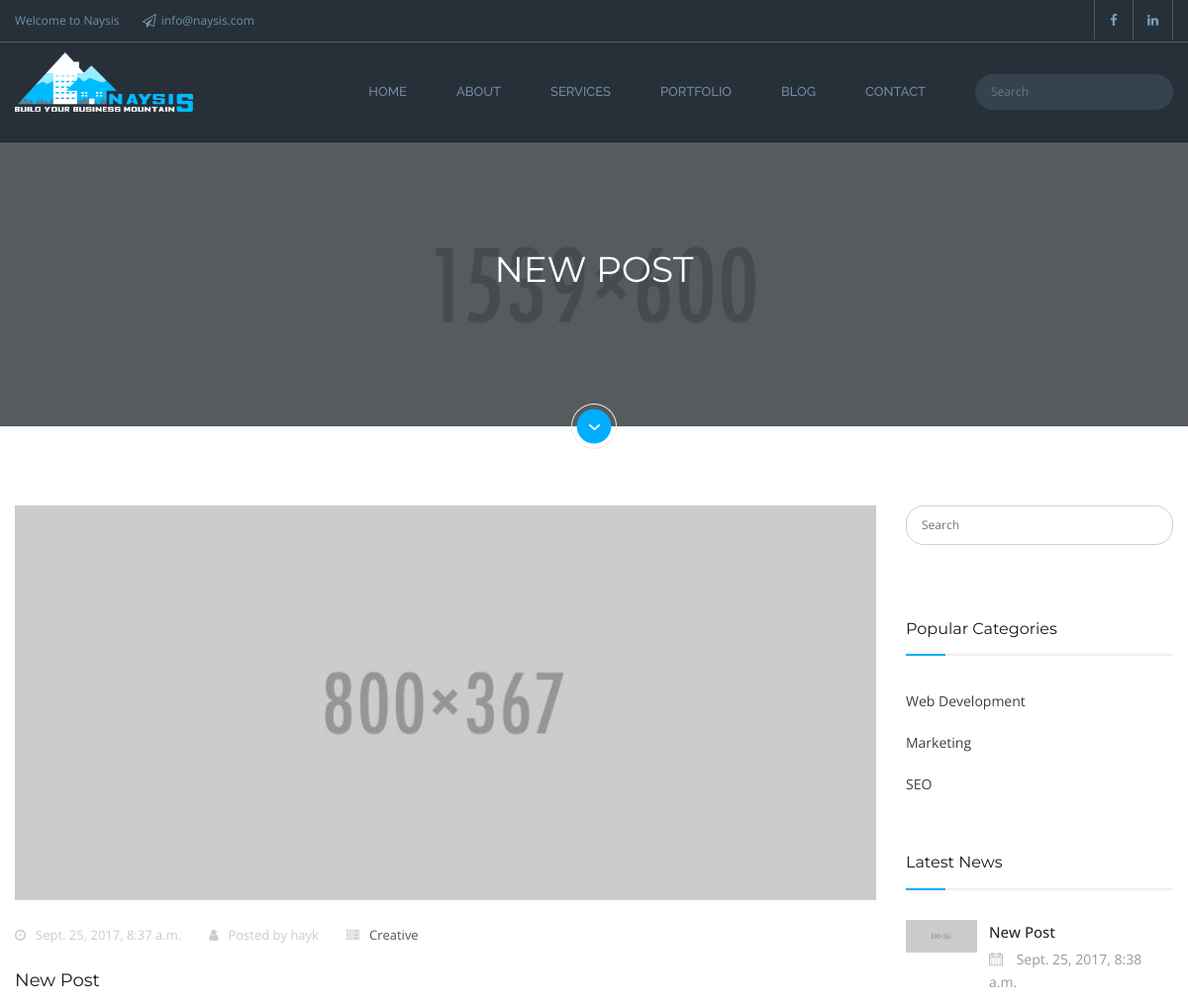
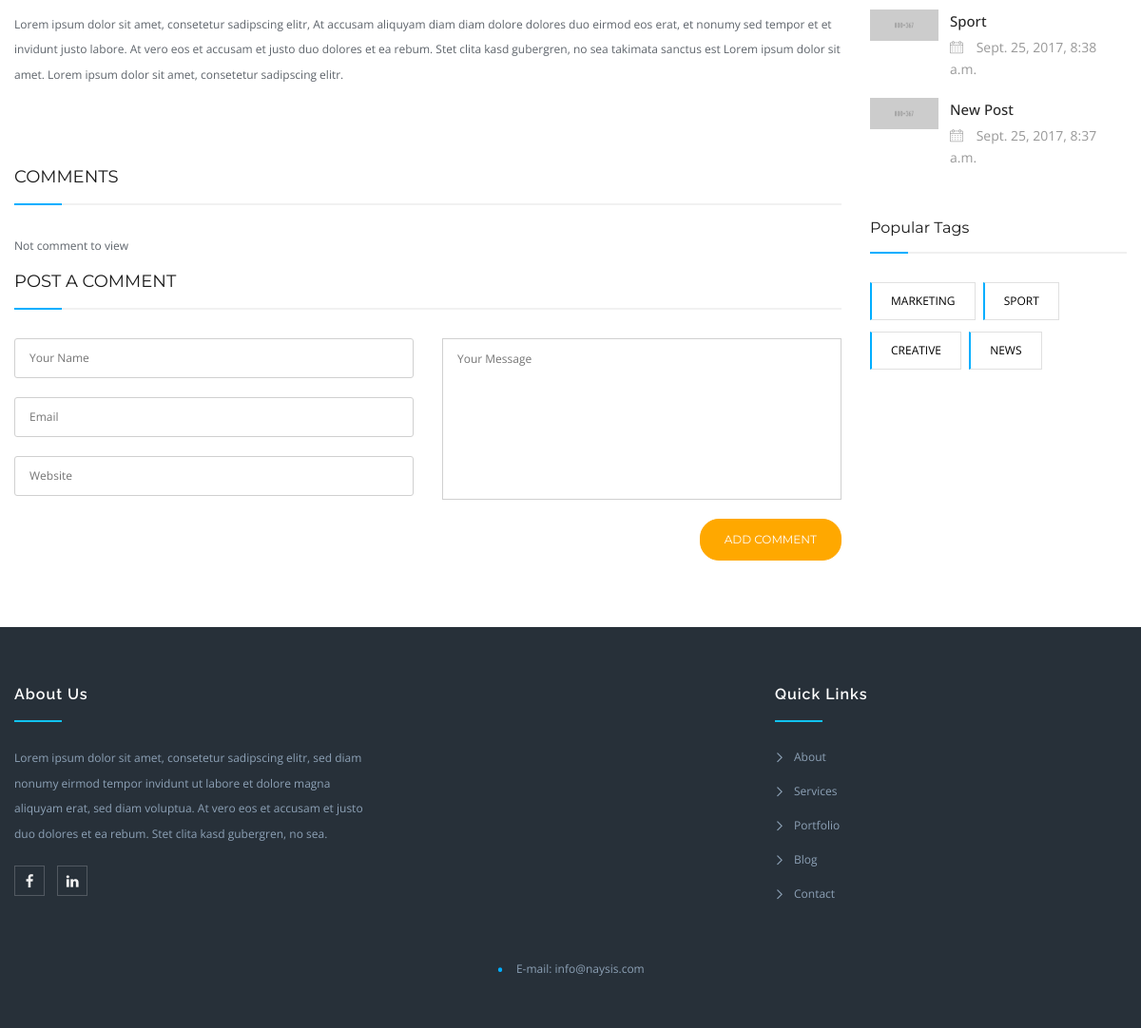
The app's page /blog/2/ with its own data (2 pictures, top to bottom).
### project/models.py (models this page shows, shortened)
class BlogPosts(models.Model):
    author = models.ForeignKey(settings.AUTH_USER_MODEL, on_delete=models.CASCADE, default=True)
    name = models.CharField(max_length=64, blank=True, null=True, default=None)
    short_description = models.TextField(blank=True, null=True, default=None)
    description = models.TextField(blank=True, null=True, default=None)
    image = models.ImageField(upload_to='blog_images')
    category = models.ForeignKey(PostCategory, blank=True, null=True, default=None)
    tag = models.CharField(max_length=32, blank=True, null=True, default=None)
    created = models.DateTimeField(auto_now_add=True, auto_now=False)
    updated = models.DateTimeField(auto_now_add=False, auto_now=True)
    class Meta:
        verbose_name = "Blog Post"
        verbose_name_plural = "Blog Posts"

class PostCategory(models.Model):
    name = models.CharField(max_length=64, blank=True, null=True, default=None)
    class Meta:
        verbose_name = "Post Category"
        verbose_name_plural = "Posts Categories"

### blog/views.py (the view)
# urls.py: url(r'^(?P<pk>\d+)/$', views.post_detail.as_view(), name="single-post"),
class post_detail(generic.DetailView):
    template_name = 'blog/blog-detail.html'
    posts = BlogPosts.objects.all().order_by('-created')
    model = BlogPosts
    context_object_name = 'post'
    initial = {'key': 'value'}
    form_class = CommentForm
    def post(self, request, pk):
        post = get_object_or_404(BlogPosts, id=pk)
        form = self.form_class(request.POST)
        if form.is_valid():
            comment = form.save(commit=False)
            comment.post = post
            comment.save()
            return HttpResponseRedirect('./')
    def get_context_data(self, **kwargs):
        posts = BlogPosts.objects.all().order_by('-created')
        post_category = PostCategory.objects.all()[:3]
        latest_post = BlogPosts.objects.all().order_by('-created')[:3]
        context = super(post_detail, self).get_context_data(**kwargs)
        context['posts'] = posts
        context['post_category'] = post_category
        context['latest_post'] = latest_post
        context['form'] = self.form_class
        return context

### blog/templates/blog/blog-detail.html (shortened to what this page needs)
{% extends 'Naysis/base/basePage.html'%}
{%load static%}
{%block content%}
    <section class="page-title" style="background-image:url({%static  'images/parallax/image-1.jpg'%});">
    	<div class="auto-container">
        	<div class="sec-title">
                <h1>{{post.name}}</h1>
            </div>
        </div>
        <div class="down-arrow scroll-to-target" data-target=".scroll-to-this"></div>
    </section>
    <div class="sidebar-page scroll-to-this">
    	<div class="auto-container">
        	<div class="row clearfix">
                <div class="col-lg-9 col-md-8 col-sm-6 col-xs-12">
                    <section class="blog-container blog-detail">
                        <div class="blog-detail">
                            <article class="blog-post">
                                <div class="post-inner">
                                    <div class="image-box">
                                        <ul>
                                            <li><a href="{{post.image.url}}" class="lightbox-image"><img src="{{post.image.url}}" alt=""></a></li>
                                        </ul>
                                    </div>
                                    <div class="post-header">
                                        <ul class="post-info">
                                            <li><span class="fa fa-clock-o"></span>&ensp; {{post.created}}</li>
                                            <li><span class="fa fa-user"></span>&ensp; Posted by {{post.author}}</li>
                                            <li><span class="fa fa-server"></span>&ensp; <a href="{% url 'blog:index' %}?q={{post.tag}}">
                                                {{post.tag}}
                                            </a></li>
                                        </ul>
                                        <h2>{{post.name}}</h2>
                                    </div>
                                    <div class="post-desc">
                                        <div class="text">
                                            <p>{{post.description}}</p>
                                        </div>
                                    </div>
                                </div>
                            </article>
                        </div>
                        <div class="comments-area">
                            <div class="group-title text-uppercase"><h2>
                                {%if post.comments.count == 1 %}
                                {{post.comments.count}}
                                Comment
                                {%elif post.comments.count == 0%}
                                Comments
                                {%else%}
                                {{post.comments.count}}
                                Comments
                                {%endif%}
                                </h2></div>
                            <div class="comment-box">
                                {%for comment in post.comments.all%}
                                <div class="comment wow fadeInUp" data-wow-delay="0ms" data-wow-duration="1500ms">
                                    <div class="comment-info"><strong>{{comment.name}}</strong></div>
                                    <div class="text">{{comment.message}}</div>
                                </div>
                                {%empty%}
                                <p>Not comment to view</p>
                                {%endfor%}
                            </div>
                        </div>
                        <div class="comment-form wow fadeInUp">
                            <div class="group-title text-uppercase"><h2>Post a Comment</h2><div class="default-line-left"></div></div>
                            <form method="post" action="" role="form">{% csrf_token %}
                                <div class="row clearfix">
                                    <div class="column col-md-6 col-sm-12 col-xs-12">
                                        <div class="form-group">
                                            <input type="text" name="name" placeholder="Your Name" required>
                                        </div>
                                        <div class="form-group">
                                            <input type="email" name="email" placeholder="Email" required>
                                        </div>
                                        <div class="form-group">
                                            <input type="text" name="web_site" placeholder="Website">
                                        </div>
                                    </div>
                                    <div class="column col-md-6 col-sm-12 col-xs-12">
                                        <div class="form-group">
                                           <textarea name="message" placeholder="Your Message" required></textarea>
                                        </div>
                                        <div class="form-group text-right">
                                            <input class="theme-btn rounded-btn-orange" type="submit" value="Add Comment">
                                        </div>
                                    </div>
                                </div>
                            </form>
                        </div>
                    </section>
                </div>
                <div class="col-lg-3 col-md-4 col-sm-6 col-xs-12">
                    <aside class="sidebar">
                        <div class="widget search-box">
                            <form method="get" action="{% url 'blog:index' %}">
                                <div class="form-group">
                                    <input type="search" name="q" value="{{request.GET.q}}" placeholder="Search">
                                </div>
                            </form>
                        </div>
                        <div class="widget popular-categories wow fadeInUp" data-wow-delay="0ms" data-wow-duration="1500ms">
                            <div class="sidebar-title"><h3>Popular Categories</h3></div>
                            <ul class="list">
                                {%for category in post_category%}
                            	<li><a class="clearfix" href="{% url 'blog:index' %}?q={{category.name}}"><span class="txt pull-left">{{category.name}}</span></a></li>
                                {%endfor%}
                            </ul>
                        </div>
                        <div class="widget recent-posts wow fadeInUp" data-wow-delay="0ms" data-wow-duration="1500ms">
                            <div class="sidebar-title"><h3>Latest News</h3></div>
                            {%for post in latest_post%}
                            <div class="post">
                                <div class="post-thumb"><a href="/blog/{{post.id}}/"><img src="{{post.image.url}}" alt=""></a></div>
                                <h4><a href="/blog/{{post.id}}/">{{post.name}}</a></h4>
                                <div class="post-info"><span class="icon flaticon-calendars12"></span> {{post.created}}</div>
                            </div>
                            {%endfor%}
                        </div>
                        <div class="widget popular-tags">
                            <div class="sidebar-title"><h3>Popular Tags</h3></div>
                            {%for post in posts%}
                            <a href="{% url 'blog:index' %}?q={{post.tag}}">{{post.tag}}</a>
                            {%endfor%}
                        </div>
                    </aside>
                </div>
            </div>
        </div>
    </div>
{%endblock%}

### records on screen
BlogPosts: name "NEW POST", image (picture), created "Sept. 25, 2017, 8:37 a.m.", author "hayk", tag "Creative", name "New Post", description "Lorem ipsum dolor sit amet, consetetur sadipscing elitr, At accusam aliquyam diam diam dolore dolores duo eirmod eos erat, et nonumy sed tempor et et invidunt justo labore. At vero eos et accusam et justo duo dolores et ea rebum. Stet clita kasd gubergren, no sea takimata sanctus est Lorem ipsum dolor sit amet. Lorem ipsum dolor sit amet, consetetur sadipscing elitr.", tag "CREATIVE"
PostCategory: name "Web Development"
PostCategory: name "Marketing"
PostCategory: name "SEO"
BlogPosts: image (picture), name "New Post", created "Sept. 25, 2017, 8:38 a.m.", tag "MARKETING"
BlogPosts: image (picture), name "Sport", created "Sept. 25, 2017, 8:38 a.m.", tag "SPORT"
BlogPosts: tag "NEWS"
